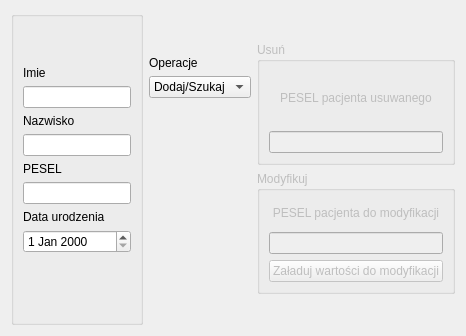
          <widget class="QWidget" name="l_pacjent_tab">
           <attribute name="title">
            <string>Pacjent</string>
           </attribute>
           <layout class="QGridLayout" name="gridLayout_7" columnstretch="3,1,2">
            <item row="0" column="0">
             <layout class="QVBoxLayout" name="verticalLayout_117">
              <item>
               <widget class="QGroupBox" name="p_pac_gM_3">
                <property name="title">
                 <string/>
                </property>
                <layout class="QVBoxLayout" name="verticalLayout_118" stretch="0,0,0,0,0,0,0,0,0,3,2">
                 <item>
                  <spacer name="verticalSpacer_140">
                   <property name="orientation">
                    <enum>Qt::Vertical</enum>
                   </property>
                   <property name="sizeHint" stdset="0">
                    <size>
                     <width>20</width>
                     <height>40</height>
                    </size>
                   </property>
                  </spacer>
                 </item>
                 <item>
                  <widget class="QLabel" name="label_138">
                   <property name="text">
                    <string>Imie</string>
                   </property>
                  </widget>
                 </item>
                 <item>
                  <widget class="QLineEdit" name="p_pac_gM_imie_edit_3"/>
                 </item>
                 <item>
                  <widget class="QLabel" name="label_139">
                   <property name="text">
                    <string>Nazwisko</string>
                   </property>
                  </widget>
                 </item>
                 <item>
                  <widget class="QLineEdit" name="p_pac_gM_nazw_edit_3"/>
                 </item>
                 <item>
                  <widget class="QLabel" name="label_140">
                   <property name="text">
                    <string>PESEL</string>
                   </property>
                  </widget>
                 </item>
                 <item>
                  <widget class="QLineEdit" name="p_pac_gM_pesel_edit_3"/>
                 </item>
                 <item>
                  <widget class="QLabel" name="label_141">
                   <property name="text">
                    <string>Data urodzenia</string>
                   </property>
                  </widget>
                 </item>
                 <item>
                  <widget class="QDateEdit" name="p_pac_gM_date_dedit_3"/>
                 </item>
                 <item>
                  <spacer name="verticalSpacer_141">
                   <property name="orientation">
                    <enum>Qt::Vertical</enum>
                   </property>
                   <property name="sizeHint" stdset="0">
                    <size>
                     <width>20</width>
                     <height>40</height>
                    </size>
                   </property>
                  </spacer>
                 </item>
                 <item>
                  <widget class="QLabel" name="p_pac_gM_notif_label_3">
                   <property name="text">
                    <string/>
                   </property>
                  </widget>
                 </item>
                </layout>
               </widget>
              </item>
             </layout>
            </item>
            <item row="0" column="1">
             <layout class="QVBoxLayout" name="verticalLayout_119" stretch="1,0,0,5">
              <item>
               <spacer name="verticalSpacer_142">
                <property name="orientation">
                 <enum>Qt::Vertical</enum>
                </property>
                <property name="sizeHint" stdset="0">
                 <size>
                  <width>20</width>
                  <height>40</height>
                 </size>
                </property>
               </spacer>
              </item>
              <item>
               <widget class="QLabel" name="label_31">
                <property name="text">
                 <string>Operacje</string>
                </property>
               </widget>
              </item>
              <item>
               <widget class="QComboBox" name="p_pac_oper_combo_3">
                <item>
                 <property name="text">
                  <string>Dodaj/Szukaj</string>
                 </property>
                </item>
               </widget>
              </item>
              <item>
               <spacer name="verticalSpacer_143">
                <property name="orientation">
                 <enum>Qt::Vertical</enum>
                </property>
                <property name="sizeHint" stdset="0">
                 <size>
                  <width>20</width>
                  <height>40</height>
                 </size>
                </property>
               </spacer>
              </item>
             </layout>
            </item>
            <item row="0" column="2">
             <layout class="QVBoxLayout" name="verticalLayout_120" stretch="1,4,4,1">
              <item>
               <spacer name="verticalSpacer_144">
                <property name="orientation">
                 <enum>Qt::Vertical</enum>
                </property>
                <property name="sizeHint" stdset="0">
                 <size>
                  <width>20</width>
                  <height>40</height>
                 </size>
                </property>
               </spacer>
              </item>
              <item>
               <widget class="QGroupBox" name="p_pac_gU_3">
                <property name="enabled">
                 <bool>false</bool>
                </property>
                <property name="title">
                 <string>Usuń</string>
                </property>
                <layout class="QVBoxLayout" name="verticalLayout_121">
                 <item>
                  <widget class="QLabel" name="label_32">
                   <property name="text">
                    <string>PESEL pacjenta usuwanego</string>
                   </property>
                   <property name="alignment">
                    <set>Qt::AlignCenter</set>
                   </property>
                   <property name="wordWrap">
                    <bool>true</bool>
                   </property>
                  </widget>
                 </item>
                 <item>
                  <widget class="QLineEdit" name="p_pac_gU_pesel_edit_3"/>
                 </item>
                </layout>
               </widget>
              </item>
              <item>
               <widget class="QGroupBox" name="p_pac_gMod_3">
                <property name="enabled">
                 <bool>false</bool>
                </property>
                <property name="title">
                 <string>Modyfikuj</string>
                </property>
                <layout class="QVBoxLayout" name="verticalLayout_122">
                 <item>
                  <widget class="QLabel" name="label_33">
                   <property name="text">
                    <string>PESEL pacjenta do modyfikacji</string>
                   </property>
                   <property name="alignment">
                    <set>Qt::AlignCenter</set>
                   </property>
                   <property name="wordWrap">
                    <bool>true</bool>
                   </property>
                  </widget>
                 </item>
                 <item>
                  <widget class="QLineEdit" name="p_pac_gMod_pesel_edit_3"/>
                 </item>
                 <item>
                  <widget class="QPushButton" name="p_pac_gMod_butt_3">
                   <property name="text">
                    <string>Załaduj wartości do modyfikacji</string>
                   </property>
                  </widget>
                 </item>
                </layout>
               </widget>
              </item>
              <item>
               <spacer name="verticalSpacer_147">
                <property name="orientation">
                 <enum>Qt::Vertical</enum>
                </property>
                <property name="sizeHint" stdset="0">
                 <size>
                  <width>20</width>
                  <height>40</height>
                 </size>
                </property>
               </spacer>
              </item>
             </layout>
            </item>
           </layout>
          </widget>
